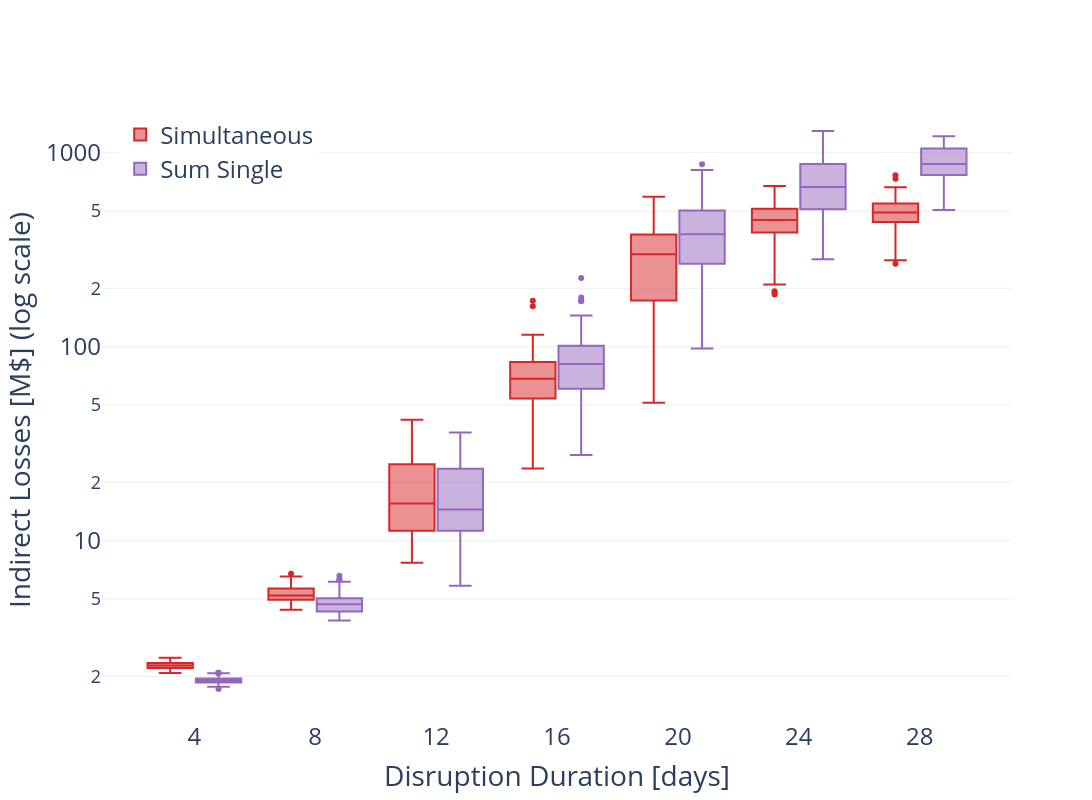

The notebook cell this image was saved under:
### Code cell
df_combined_clean = pd.concat([df1_clean, df2_clean], ignore_index=True)

data_no_outliers = []
for duration in all_durations:
    sim_data = df_combined_clean[(df_combined_clean['duration'] == duration) &
                                 (df_combined_clean['simulation_name'] == 'cascading_hazards_0d')]['household_loss'].values
    sum_data = calculate_sum_single_basins(df_combined_clean, duration).values
    data_no_outliers.append({
        'duration': duration,
        'simultaneous': sim_data,
        'sum_single': sum_data
    })

fig1_clean = go.Figure()

dx = 0.8
w = 1.5

for i, d in enumerate(data_no_outliers):
    dur = d['duration']

    fig1_clean.add_trace(go.Box(
        x=[dur - dx] * len(d['simultaneous']),
        y=d['simultaneous'],
        name='Simultaneous',
        marker_color=colors['cascading_hazards_0d'],
        boxpoints='outliers',
        width=w,
        showlegend=(i == 0)
    ))

    fig1_clean.add_trace(go.Box(
        x=[dur + dx] * len(d['sum_single']),
        y=d['sum_single'],
        name='Sum Single',
        marker_color=colors['sum_single_basins'],
        boxpoints='outliers',
        width=w,
        showlegend=(i == 0)
    ))

fig1_clean.update_xaxes(
    title_text='Disruption Duration [days]',
    tickmode='array',
    tickvals=all_durations,
    ticktext=[str(d) for d in all_durations],
    title_font=dict(size=28),
    tickfont=dict(size=24)
)

fig1_clean.update_yaxes(
    title_text='Indirect Losses [M$] (log scale)',
    type='log',
    title_font=dict(size=28),
    tickfont=dict(size=24)
)

fig1_clean.update_layout(
    height=800, width=1800,
    template='plotly_white',
    showlegend=True,
    legend=dict(x=0.02, y=0.98, font=dict(size=24)),
)

save_plotly(fig1_clean, 'fig_singlevsmulti_short_no_outliers')
fig1_clean.show()
